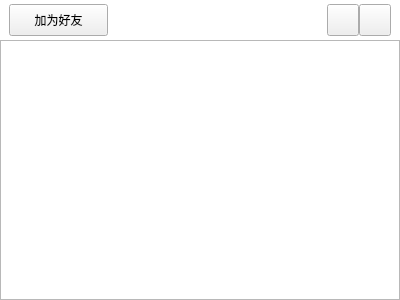
<?xml version="1.0" encoding="UTF-8"?>
<ui version="4.0">
 <class>UserInfoWidget</class>
 <widget class="QWidget" name="UserInfoWidget">
  <property name="geometry">
   <rect>
    <x>0</x>
    <y>0</y>
    <width>400</width>
    <height>300</height>
   </rect>
  </property>
  <property name="minimumSize">
   <size>
    <width>400</width>
    <height>300</height>
   </size>
  </property>
  <property name="maximumSize">
   <size>
    <width>400</width>
    <height>300</height>
   </size>
  </property>
  <property name="windowTitle">
   <string>Form</string>
  </property>
  <property name="styleSheet">
   <string notr="true">QWidget#widget_up
{
background-color: rgb(255, 255, 255);
}
</string>
  </property>
  <layout class="QGridLayout" name="gridLayout">
   <property name="leftMargin">
    <number>0</number>
   </property>
   <property name="topMargin">
    <number>0</number>
   </property>
   <property name="rightMargin">
    <number>0</number>
   </property>
   <property name="bottomMargin">
    <number>0</number>
   </property>
   <property name="spacing">
    <number>0</number>
   </property>
   <item row="0" column="0">
    <layout class="QVBoxLayout" name="verticalLayout">
     <property name="spacing">
      <number>0</number>
     </property>
     <item>
      <widget class="QWidget" name="widget_up" native="true">
       <property name="minimumSize">
        <size>
         <width>0</width>
         <height>40</height>
        </size>
       </property>
       <property name="maximumSize">
        <size>
         <width>16777215</width>
         <height>40</height>
        </size>
       </property>
       <layout class="QGridLayout" name="gridLayout_2">
        <property name="topMargin">
         <number>0</number>
        </property>
        <property name="bottomMargin">
         <number>0</number>
        </property>
        <property name="spacing">
         <number>0</number>
        </property>
        <item row="0" column="0">
         <layout class="QHBoxLayout" name="horizontalLayout_2">
          <item>
           <widget class="QPushButton" name="pushButton_add_friend">
            <property name="minimumSize">
             <size>
              <width>99</width>
              <height>32</height>
             </size>
            </property>
            <property name="maximumSize">
             <size>
              <width>99</width>
              <height>32</height>
             </size>
            </property>
            <property name="text">
             <string>加为好友</string>
            </property>
           </widget>
          </item>
          <item>
           <spacer name="horizontalSpacer">
            <property name="orientation">
             <enum>Qt::Horizontal</enum>
            </property>
            <property name="sizeHint" stdset="0">
             <size>
              <width>40</width>
              <height>20</height>
             </size>
            </property>
           </spacer>
          </item>
          <item>
           <layout class="QHBoxLayout" name="horizontalLayout">
            <item>
             <widget class="QPushButton" name="pushButton_mini">
              <property name="minimumSize">
               <size>
                <width>32</width>
                <height>32</height>
               </size>
              </property>
              <property name="maximumSize">
               <size>
                <width>32</width>
                <height>32</height>
               </size>
              </property>
              <property name="text">
               <string/>
              </property>
             </widget>
            </item>
            <item>
             <widget class="QPushButton" name="pushButton_close">
              <property name="minimumSize">
               <size>
                <width>32</width>
                <height>32</height>
               </size>
              </property>
              <property name="maximumSize">
               <size>
                <width>32</width>
                <height>32</height>
               </size>
              </property>
              <property name="text">
               <string/>
              </property>
             </widget>
            </item>
           </layout>
          </item>
         </layout>
        </item>
       </layout>
      </widget>
     </item>
     <item>
      <widget class="QListWidget" name="listWidget_user_info"/>
     </item>
    </layout>
   </item>
  </layout>
 </widget>
 <resources/>
 <connections/>
</ui>
